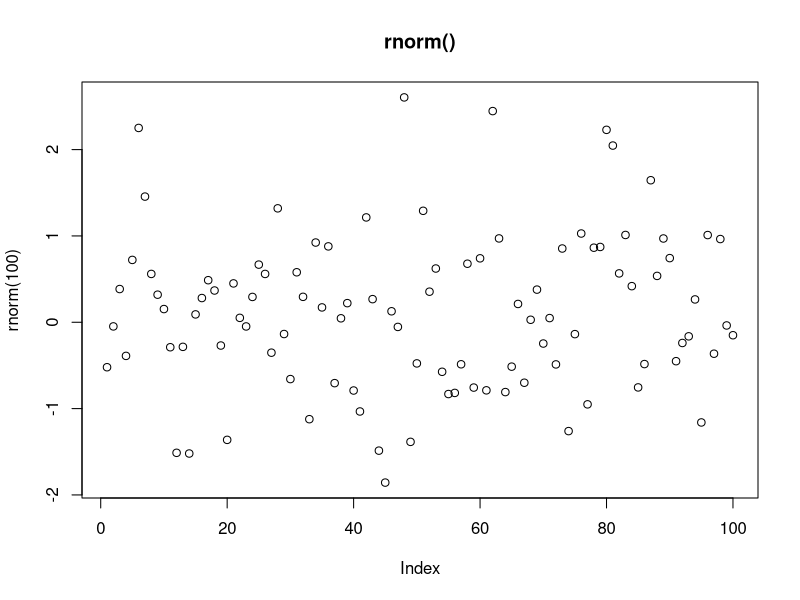
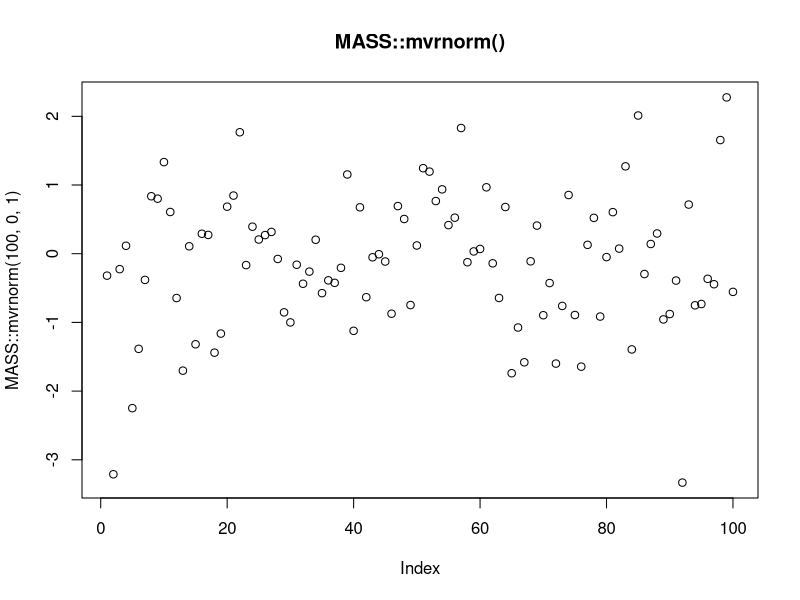

Source code (R) for these figures, in order:
## ---- chunk 1

rescale01 <- function(x) {
  rng <- range(x, na.rm = TRUE)
  (x - rng[1]) / (rng[2] - rng[1])
}

rescale01_FALSE <- function(x) {
  rng <- range(x, na.rm = FALSE)
  (x - rng[1]) / (rng[2] - rng[1])
}

test <- c(1,2,3,NA,4,5)

rescale01(test)
rescale01_FALSE(test)
## ---- chunk 2
x <- c(1:10,Inf, c(1:3), Inf, c(1:5), -Inf)
rescale01_mapInf <- function(x) {
rng <- range(x, na.rm = TRUE, finite = TRUE) 
x <- (x - rng[1]) / (rng[2] - rng[1])
x[which(x==Inf)] <- 1
x[which(x==-Inf)] <- 0
return (x)
}
rescale01_mapInf(x)
## ---- chunk 3
x = c(1:5, NA, 1:2, NA, 1:3)
mean(is.na(x))
# rewrite the snippet into a function
proportion_na <- function (x) {
  sum(is.na(x))/length(x)
}
# see if the function output matches the snippet
proportion_na(x)
## ---- chunk 4
x / sum(x, na.rm = TRUE)

divide_by_sum <- function (x) {
  x / sum(x, na.rm = TRUE)
}
divide_by_sum(x)
## ---- chunk 5
sd(x, na.rm = TRUE) / mean(x, na.rm = TRUE)

sd_div_mean <- function (x) {
  sd(x, na.rm = TRUE) / mean(x, na.rm = TRUE)
}
sd_div_mean(x)
## ---- chunk 6
sample_vector <- c(1:10)

variance <- function (x) {
  n <- length(x)
    m <- mean(x)
    (1/(n - 1)) * sum((x - m)^2)
}

skew <- function (x) {
    n <- length(x)
    v <- var(x)
    m <- mean(x)
    third.moment <- (1/(n - 2)) * sum((x - m)^3)
    third.moment/(var(x)^(3/2))
}
# might have to cross-reference this function with other sources to make sure it's correct.

variance(sample_vector)
var(sample_vector)
skew(sample_vector)

## ---- chunk 7
vector1 = c(1, 2, NA, 5, 6)
vector2 = c(NA, 6, NA, 4, 5)

both_na <- function (v1, v2) {
  na1 <- is.na(v1)
  na2 <- is.na(v2)
  intersect(which(na1==TRUE),which(na2==TRUE))
}

vector1
vector2
both_na(vector1,vector2)
## ---- chunk 8
is_directory <- function(x) file.info(x)$isdir
is_readable <- function(x) file.access(x, 4) == 0
## ---- chunk 9
# I commented out the pseudocode so the R markdown file can compile.

# foo_foo %>%
#   hop(through = forest) %>%
#   scoop(up = field_mice) %>%
#   bop(on = head) %>%
#   down(came = good_fairy) %>%
#   scoop(up = field_mice) %>%
#   bop (on = head) %>%
#   give (chances = three) %>%
#   turn (into = goonie)
#   # repeat 3 times, with the # of chances decreasing each time
#   
# play_through (foo_foo, chances) {
#   hop(through = forest) %>%
#   scoop(up = field_mice) %>%
#   bop(on = head) %>%
#   down(came = good_fairy) %>%
#   scoop(up = field_mice) %>%
#   bop (on = head) %>%
#   give (chances = three) %>%
#   turn (into = goonie)
# }
#  
# chances <- 3
# while (chances > 0) {
#   play_through (foo_foo, chances)
#   chances <- chances - 1
# }
#  
## ---- chunk 10
f1 <- function(string, prefix) {
  substr(string, 1, nchar(prefix)) == prefix
}

f1("hello", "he")
f1("hello", "ell")
## ---- chunk 11
f2 <- function(x) {
  if (length(x) <= 1) return(NULL)
  x[-length(x)]
}
x = c(1:10)
x
f2(x)
## ---- chunk 12
f3 <- function(x, y) {
  rep(y, length.out = length(x))
}
x = c(1:10)
x
f3(x, 5)
## ---- chunk 13
library(tidyverse)

preg <- tribble(
  ~pregnant, ~male, ~female,
  "yes",     NA,    10,
  "no",      20,    12
)

# without using functions, convert the pregnant and female columns to booleans (TRUE or FALSE values).
gather(preg, sex, count, male, female) %>%
  mutate(pregnant = pregnant == "yes",
         female = sex == "female") %>%
  select(-sex)
## ---- chunk 14
# write function to convert a vector of strings to TRUE or FALSE, depending on whether the values match a specified string:
string_to_boolean <- function (x, string) {
  x == string
}

# use the function to do the job
gather(preg, sex, count, male, female) %>%
  mutate(pregnant = string_to_boolean(pregnant,"yes"),
         female = string_to_boolean(sex,"female")) %>%
  select(-sex)
## ---- chunk 15

plot(rnorm(100), main = "rnorm()")
plot(MASS::mvrnorm(100,0,1), main = "MASS::mvrnorm()")

## ---- chunk 16
library(lubridate)

greet <- function ( datetime = lubridate::now() ) {
  print(datetime)
  time <- hour(datetime)
  
  if (time < 12) {
    print("good morning")
  } else if (time >= 12 && time < 18) {
    print("good afternoon")
  } else
    print("good evening")
}

greet()
greet(ymd_hms("2016-07-08 08:34:56"))
greet(ymd_hms("2016-07-08 20:34:56"))
greet(ymd_hms("2016-07-08 15:34:56"))
## ---- chunk 17
fizzbuzz <- function ( input ) {
  if (input %% 3 == 0 && input %% 5 == 0) {
    print("fizzbuzz")
  } else if ( input %% 5 == 0 ) {
    print ("buzz")
  } else if ( input %% 3 == 0 ) {
    print ("fizz")
  } else
    print (input)
}

fizzbuzz(15)
fizzbuzz(10)
fizzbuzz(9)
fizzbuzz(4)

## ---- chunk 18
# if (temp <= 0) {
#   "freezing"
# } else if (temp <= 10) {
#   "cold"
# } else if (temp <= 20) {
#   "cool"
# } else if (temp <= 30) {
#   "warm"
# } else {
#   "hot"
# }

temp_range <- c(-5:40)
# without labels
cut(temp_range, breaks = c(-100, 0, 10, 20, 30, 100), right = TRUE)
table(cut(temp_range, breaks = c(-100, 0, 10, 20, 30, 100), right = TRUE))
# with labels
cut(temp_range, breaks = c(-100, 0, 10, 20, 30, 100), labels = c("freezing", "cold", "cool", "warm", "hot"), right = TRUE)
table(cut(temp_range, breaks = c(-100, 0, 10, 20, 30, 100), labels = c("freezing", "cold", "cool", "warm", "hot"), right = TRUE))
## ---- chunk 19

test_switch <- function ( x ) {
  switch(x, 
         "first choice after EXPR",
         2,
         "third",
         "4th choice after EXPR"
         )
}
test_switch(1)
test_switch(2)
test_switch(3)
test_switch(4)
typeof(test_switch(5))
## ---- chunk 20
test_switch <- function (x) {
  switch(x, 
    a = ,
    b = "ab",
    c = ,
    d = "cd"
  )
}

test_switch("a")
test_switch("b")
test_switch("c")
test_switch("d")
test_switch("e")
typeof(test_switch("e"))
## ---- chunk 21
commas <- function(...) stringr::str_c(..., collapse = ", ")
commas(letters[1:10])
# this produces an error:
# commas(letters[1:10], collapse = "-")

# to produce the intended output, modify the commas function.

hyphens <- function(...) stringr::str_c(..., collapse = "-")
hyphens(letters[1:10])

## ---- chunk 22
insert_between <- function(..., insert = ", ") stringr::str_c(..., collapse = insert)
insert_between (letters[1:10])
insert_between (letters[1:10], insert = "-")
## ---- chunk 23
# The original rule function, showing what happens if multiple characters were supplied:
rule <- function(..., pad = "-") {
  title <- paste0(...)
  width <- getOption("width") - nchar(title) - 5
  cat(title, " ", stringr::str_dup(pad, width), "\n", sep = "")
}

rule("Important output")
rule("Title", pad = "-+")
## ---- chunk 24
# An improved version that scales the padding based on the character length:
scaled_rule <- function(..., pad = "-") {
  title <- paste0(...)
  pad_length <- nchar(pad)
  print(str_c("Number of characters in pad: ", pad_length))
  width <- (getOption("width") - nchar(title) - 5)/pad_length
  print(str_c("Number of times pad was duplicated: ", width))
  cat(title, " ", stringr::str_dup(pad, width), "\n", sep = "")
}
scaled_rule("Important output")
scaled_rule("Title", pad = "-+")

## ---- chunk 25
x = c(1,1,1:10,1,1)
mean(x)
mean(x, trim = 0.2)
## ---- chunk 26
x = c(1:20)
y = c(1,1,1,1:15, 5, 6)
cor(x,y)
cor(x,y, method = "kendall")
cor(x,y, method = "spearman")
## ---- chunk 27
is.finite(0)
is.finite(NA)
!is.infinite(NA)
## ---- chunk 28
# function (x, y, tol = .Machine$double.eps^0.5) 
# {
#     abs(x - y) < tol
# }
# <bytecode: 0x10a60a198>
# <environment: namespace:dplyr>
## ---- chunk 29
library(readr)
parse_logical(c("TRUE", "FALSE"))
parse_integer(c("100", "200"))
parse_double(c("100.3", "200"))
## ---- chunk 30
out <- ""
for (x in letters) {
  out <- stringr::str_c(out, x)
}

x <- sample(100)
sd <- 0
for (i in seq_along(x)) {
  sd <- sd + (x[i] - mean(x)) ^ 2
}
sd <- sqrt(sd / (length(x) - 1))

x <- runif(100)
out <- vector("numeric", length(x))
out[1] <- x[1]
for (i in 2:length(x)) {
  out[i] <- out[i - 1] + x[i]
}
## ---- chunk 31
output <- vector("integer", 0)
for (i in seq_along(x)) {
  output <- c(output, lengths(x[[i]]))
}
output
## ---- chunk 32

# show_mean(iris)
#> Sepal.Length: 5.84
#> Sepal.Width:  3.06
#> Petal.Length: 3.76
#> Petal.Width:  1.20
## ---- chunk 33
trans <- list( 
  disp = function(x) x * 0.0163871,
  am = function(x) {
    factor(x, labels = c("auto", "manual"))
  }
)
for (var in names(trans)) {
  mtcars[[var]] <- trans[[var]](mtcars[[var]])
}
## ---- chunk 34
col_sum3 <- function(df, f) {
  is_num <- sapply(df, is.numeric)
  df_num <- df[, is_num]

  sapply(df_num, f)
}
## ---- chunk 35
df <- tibble(
  x = 1:3, 
  y = 3:1,
  z = c("a", "b", "c")
)
# OK
col_sum3(df, mean)
# Has problems: don't always return numeric vector
# col_sum3(df[1:2], mean)
# col_sum3(df[1], mean)
# col_sum3(df[0], mean)
